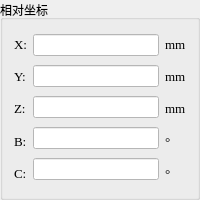
                <widget class="QGroupBox" name="groupBox_11">
                 <property name="minimumSize">
                  <size>
                   <width>0</width>
                   <height>200</height>
                  </size>
                 </property>
                 <property name="title">
                  <string>相对坐标</string>
                 </property>
                 <property name="flat">
                  <bool>false</bool>
                 </property>
                 <layout class="QHBoxLayout" name="horizontalLayout_16">
                  <item>
                   <layout class="QVBoxLayout" name="verticalLayout_3">
                    <item>
                     <widget class="QLabel" name="label_92">
                      <property name="font">
                       <font>
                        <family>Times New Roman</family>
                        <pointsize>10</pointsize>
                       </font>
                      </property>
                      <property name="text">
                       <string>X:</string>
                      </property>
                     </widget>
                    </item>
                    <item>
                     <widget class="QLabel" name="label_99">
                      <property name="font">
                       <font>
                        <family>Times New Roman</family>
                        <pointsize>10</pointsize>
                       </font>
                      </property>
                      <property name="text">
                       <string>Y:</string>
                      </property>
                     </widget>
                    </item>
                    <item>
                     <widget class="QLabel" name="label_104">
                      <property name="font">
                       <font>
                        <family>Times New Roman</family>
                        <pointsize>10</pointsize>
                       </font>
                      </property>
                      <property name="text">
                       <string>Z:</string>
                      </property>
                     </widget>
                    </item>
                    <item>
                     <widget class="QLabel" name="label_85">
                      <property name="font">
                       <font>
                        <family>Times New Roman</family>
                        <pointsize>10</pointsize>
                       </font>
                      </property>
                      <property name="text">
                       <string>B:</string>
                      </property>
                     </widget>
                    </item>
                    <item>
                     <widget class="QLabel" name="label_89">
                      <property name="font">
                       <font>
                        <family>Times New Roman</family>
                        <pointsize>10</pointsize>
                       </font>
                      </property>
                      <property name="text">
                       <string>C:</string>
                      </property>
                     </widget>
                    </item>
                   </layout>
                  </item>
                  <item>
                   <layout class="QVBoxLayout" name="verticalLayout_7">
                    <item>
                     <widget class="QLineEdit" name="lineEdit_33">
                      <property name="styleSheet">
                       <string notr="true">background-color: rgb(255, 255, 255);</string>
                      </property>
                     </widget>
                    </item>
                    <item>
                     <widget class="QLineEdit" name="lineEdit_25">
                      <property name="styleSheet">
                       <string notr="true">background-color: rgb(255, 255, 255);</string>
                      </property>
                     </widget>
                    </item>
                    <item>
                     <widget class="QLineEdit" name="lineEdit_31">
                      <property name="styleSheet">
                       <string notr="true">background-color: rgb(255, 255, 255);</string>
                      </property>
                     </widget>
                    </item>
                    <item>
                     <widget class="QLineEdit" name="lineEdit_28">
                      <property name="styleSheet">
                       <string notr="true">background-color: rgb(255, 255, 255);</string>
                      </property>
                     </widget>
                    </item>
                    <item>
                     <widget class="QLineEdit" name="lineEdit_27">
                      <property name="styleSheet">
                       <string notr="true">background-color: rgb(255, 255, 255);</string>
                      </property>
                     </widget>
                    </item>
                   </layout>
                  </item>
                  <item>
                   <layout class="QVBoxLayout" name="verticalLayout_8">
                    <item>
                     <widget class="QLabel" name="label_86">
                      <property name="font">
                       <font>
                        <family>Times New Roman</family>
                        <pointsize>10</pointsize>
                       </font>
                      </property>
                      <property name="text">
                       <string>mm</string>
                      </property>
                     </widget>
                    </item>
                    <item>
                     <widget class="QLabel" name="label_102">
                      <property name="font">
                       <font>
                        <family>Times New Roman</family>
                        <pointsize>10</pointsize>
                       </font>
                      </property>
                      <property name="text">
                       <string>mm</string>
                      </property>
                     </widget>
                    </item>
                    <item>
                     <widget class="QLabel" name="label_90">
                      <property name="font">
                       <font>
                        <family>Times New Roman</family>
                        <pointsize>10</pointsize>
                       </font>
                      </property>
                      <property name="text">
                       <string>mm</string>
                      </property>
                     </widget>
                    </item>
                    <item>
                     <widget class="QLabel" name="label_118">
                      <property name="font">
                       <font>
                        <family>Times New Roman</family>
                        <pointsize>10</pointsize>
                       </font>
                      </property>
                      <property name="text">
                       <string>°</string>
                      </property>
                     </widget>
                    </item>
                    <item>
                     <widget class="QLabel" name="label_91">
                      <property name="font">
                       <font>
                        <family>Times New Roman</family>
                        <pointsize>10</pointsize>
                       </font>
                      </property>
                      <property name="text">
                       <string>°</string>
                      </property>
                     </widget>
                    </item>
                   </layout>
                  </item>
                 </layout>
                </widget>
